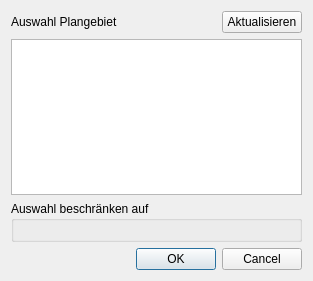
<?xml version="1.0" encoding="UTF-8"?>
<ui version="4.0">
 <author>Lukas Hermeling</author>
 <class>Exportauswahl</class>
 <widget class="QDialog" name="Exportauswahl">
  <property name="windowModality">
   <enum>Qt::ApplicationModal</enum>
  </property>
  <property name="geometry">
   <rect>
    <x>0</x>
    <y>0</y>
    <width>313</width>
    <height>281</height>
   </rect>
  </property>
  <property name="windowTitle">
   <string>Exportauswahl</string>
  </property>
  <layout class="QVBoxLayout" name="verticalLayout">
   <item>
    <layout class="QHBoxLayout" name="horizontalLayout">
     <item>
      <widget class="QLabel" name="label">
       <property name="text">
        <string>Auswahl Plangebiet</string>
       </property>
      </widget>
     </item>
     <item>
      <spacer name="horizontalSpacer">
       <property name="orientation">
        <enum>Qt::Horizontal</enum>
       </property>
       <property name="sizeHint" stdset="0">
        <size>
         <width>40</width>
         <height>20</height>
        </size>
       </property>
      </spacer>
     </item>
     <item>
      <widget class="QPushButton" name="btnRefresh">
       <property name="toolTip">
        <string>Lädt alle Bereiche aus der Datenbank</string>
       </property>
       <property name="text">
        <string>Aktualisieren</string>
       </property>
      </widget>
     </item>
    </layout>
   </item>
   <item>
    <widget class="QTreeWidget" name="gebiet">
     <property name="editTriggers">
      <set>QAbstractItemView::NoEditTriggers</set>
     </property>
     <property name="selectionMode">
      <enum>QAbstractItemView::SingleSelection</enum>
     </property>
     <property name="selectionBehavior">
      <enum>QAbstractItemView::SelectItems</enum>
     </property>
     <property name="headerHidden">
      <bool>true</bool>
     </property>
     <property name="expandsOnDoubleClick">
      <bool>false</bool>
     </property>
     <column>
      <property name="text">
       <string notr="true">1</string>
      </property>
     </column>
    </widget>
   </item>
   <item>
    <widget class="QGroupBox" name="planArt">
     <property name="title">
      <string>Auswahl beschränken auf</string>
     </property>
     <layout class="QVBoxLayout" name="verticalLayout_2"/>
    </widget>
   </item>
   <item>
    <widget class="QDialogButtonBox" name="buttonBox">
     <property name="orientation">
      <enum>Qt::Horizontal</enum>
     </property>
     <property name="standardButtons">
      <set>QDialogButtonBox::Cancel|QDialogButtonBox::Ok</set>
     </property>
    </widget>
   </item>
  </layout>
 </widget>
 <resources/>
 <connections>
  <connection>
   <sender>buttonBox</sender>
   <signal>accepted()</signal>
   <receiver>Exportauswahl</receiver>
   <slot>accept()</slot>
   <hints>
    <hint type="sourcelabel">
     <x>248</x>
     <y>254</y>
    </hint>
    <hint type="destinationlabel">
     <x>157</x>
     <y>274</y>
    </hint>
   </hints>
  </connection>
  <connection>
   <sender>buttonBox</sender>
   <signal>rejected()</signal>
   <receiver>Exportauswahl</receiver>
   <slot>reject()</slot>
   <hints>
    <hint type="sourcelabel">
     <x>316</x>
     <y>260</y>
    </hint>
    <hint type="destinationlabel">
     <x>286</x>
     <y>274</y>
    </hint>
   </hints>
  </connection>
 </connections>
</ui>
